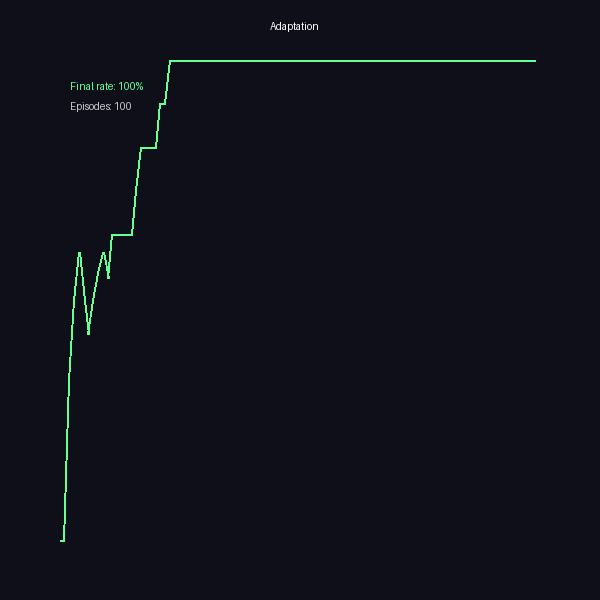
#> input picture experiments/adaptation.png, 600 x 600 px, given in place of langtons_ant.png, which was not available
$ python make_overview.py
#> lines starting #> are read from the running program, lines starting #| are printed output that depends on the picture; pictures that were not available may be replaced by others from this repository, and a replacement may not be noted
"""
生成涌现实验的汇总图：把6个实验结果拼成一张图
"""

from PIL import Image
import os

output_dir = r'C:\Users\许耀仁\.openclaw\workspace\experiments'

# Load all images
imgs = {
    'Langton Ant': Image.open(os.path.join(output_dir, 'langtons_ant.png')),
    'Boids+Predator': Image.open(os.path.join(output_dir, 'boids_predators.gif')).convert('RGB'),
    'Game of Life': Image.open(os.path.join(output_dir, 'game_of_life.gif')).convert('RGB'),
    'Turing Spots': Image.open(os.path.join(output_dir, 'turing_spots.png')),
    'Turing Stripes': Image.open(os.path.join(output_dir, 'turing_stripes.png')),
    'Sandpile': Image.open(os.path.join(output_dir, 'sandpile_final.png')),
}
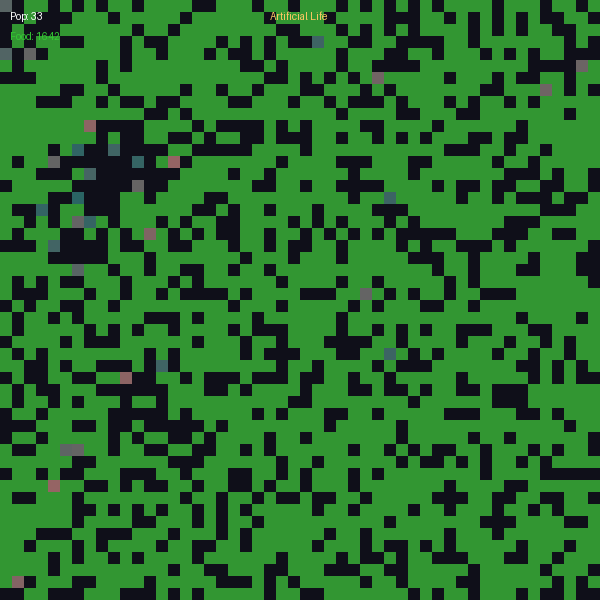
#> input picture experiments/artificial_life.png, 600 x 600 px, given in place of boids_predators.gif, which was not available
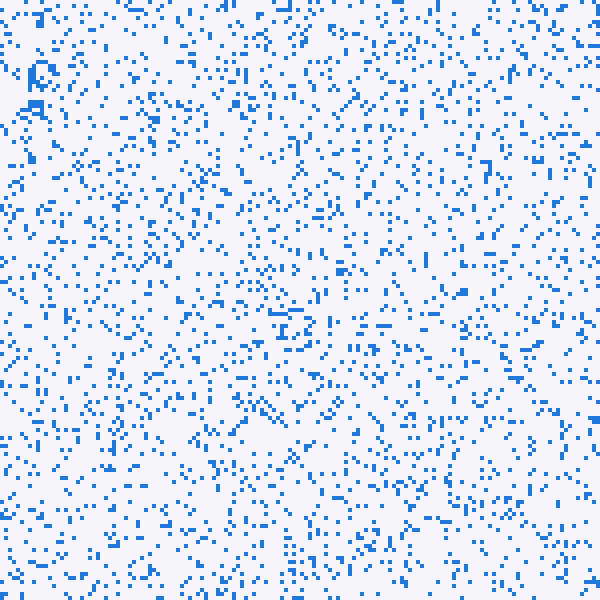
#> input picture experiments/game_of_life.gif, 600 x 600 px, found by its file name
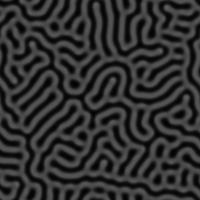
#> input picture experiments/turing_stripes.png, 200 x 200 px, found by its file name
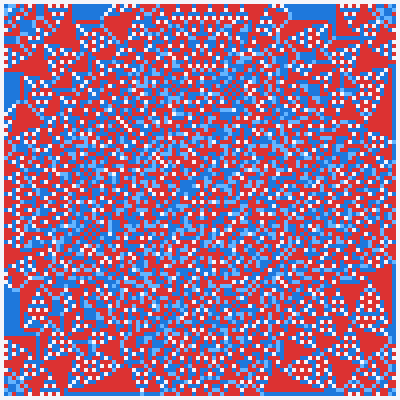
#> input picture experiments/sandpile_final.png, 400 x 400 px, found by its file name

# Resize all to same size
TARGET = 300
resized = {}
for name, img in imgs.items():
    ratio = min(TARGET / img.width, TARGET / img.height)
    new_size = (int(img.width * ratio), int(img.height * ratio))
    resized[name] = img.resize(new_size, Image.LANCZOS)
#> this loop made 6 passes
#> (name, ratio) on passes 1 to 6: ('Langton Ant', 0.5), ('Boids+Predator', 0.5), ('Game of Life', 0.5), ('Turing Spots', 0.5), ('Turing Stripes', 1.5), ('Sandpile', 0.75)
#> after the loop, resized = 6 items

# Create 2x3 grid
PADDING = 10
TITLE_H = 30
cols, rows = 3, 2
cell_w = TARGET + PADDING
cell_h = TARGET + TITLE_H + PADDING
total_w = cols * cell_w + PADDING
total_h = rows * cell_h + PADDING

canvas = Image.new('RGB', (total_w, total_h), (255, 255, 255))
#> canvas: PIL image 940x690 RGB; every value is 255

from PIL import ImageDraw, ImageFont

draw = ImageDraw.Draw(canvas)

names = list(resized.keys())
#> names = ['Langton Ant', 'Boids+Predator', 'Game of Life', 'Turing Spots', 'Turing Stripes', 'Sandpile']
for idx, name in enumerate(names):
    row = idx // cols
    col = idx % cols
    x = PADDING + col * cell_w
    y = PADDING + row * cell_h

    # Draw title
    draw.text((x + 10, y + 5), name, fill=(30, 30, 30))

    # Paste image
    img = resized[name]
    paste_x = x + (TARGET - img.width) // 2
    paste_y = y + TITLE_H + (TARGET - img.height) // 2
    canvas.paste(img, (paste_x, paste_y))
#> this loop made 6 passes
#> (name, row, col, x, y, paste_x, paste_y) on passes 1 to 6: ('Langton Ant', 0, 0, 10, 10, 10, 40), ('Boids+Predator', 0, 1, 320, 10, 320, 40), ('Game of Life', 0, 2, 630, 10, 630, 40), ('Turing Spots', 1, 0, 10, 350, 10, 380), ('Turing Stripes', 1, 1, 320, 350, 320, 380), ('Sandpile', 1, 2, 630, 350, 630, 380)
#> pass 3, `img = resized[name]`:
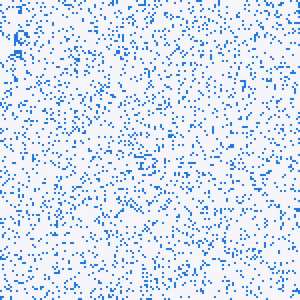
#> img: PIL image 300x300 RGB; mean R, G, B 218.6, 229.8, 246.3
#> after the loop:
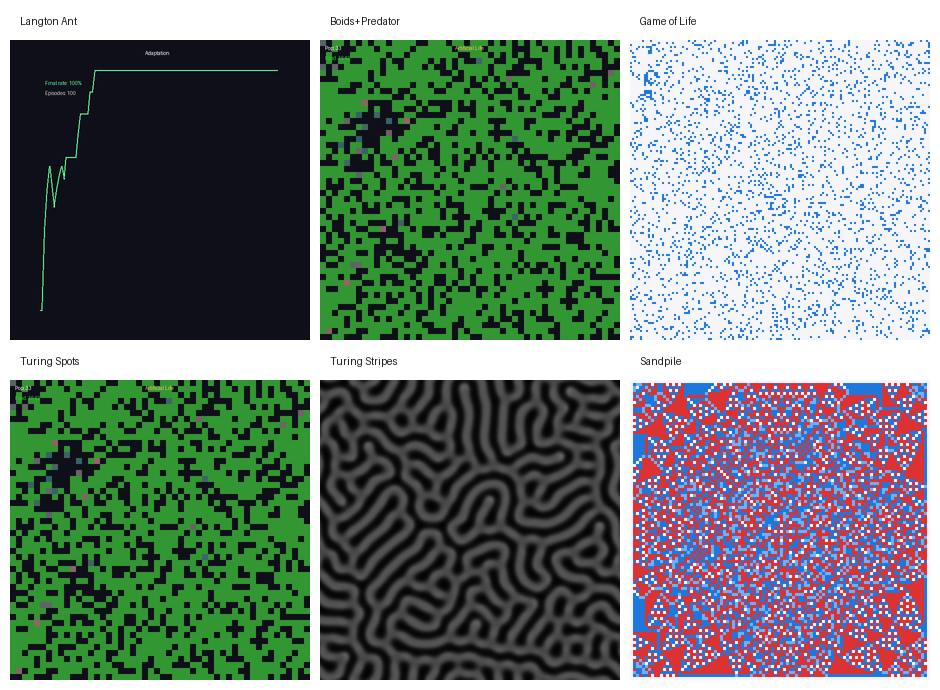
#> canvas: PIL image 940x690 RGB; mean R, G, B 113.4, 127.8, 119.6
#> after the loop:
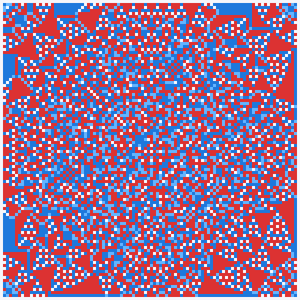
#> img: PIL image 300x300 RGB; mean R, G, B 151.5, 111.4, 151.1

output_path = os.path.join(output_dir, 'emergence_overview.png')
canvas.save(output_path)
print(f'Overview saved to: {output_path}')
